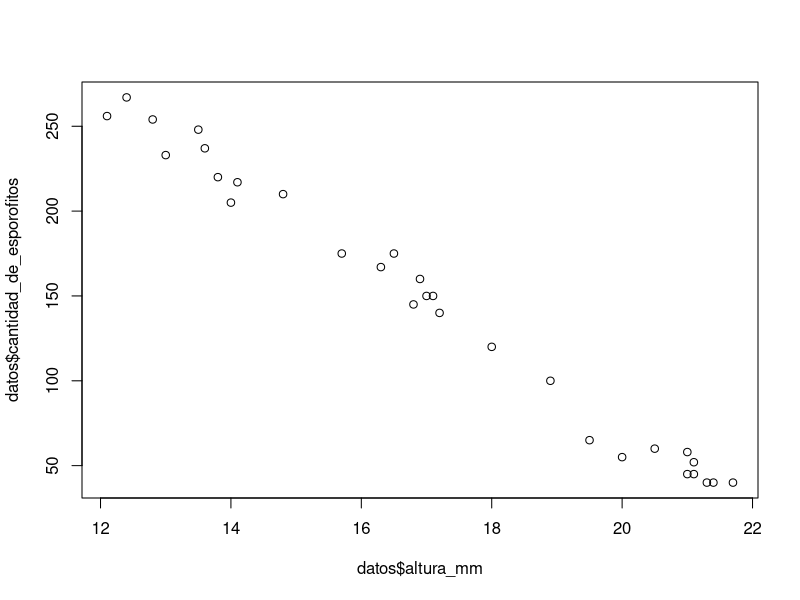
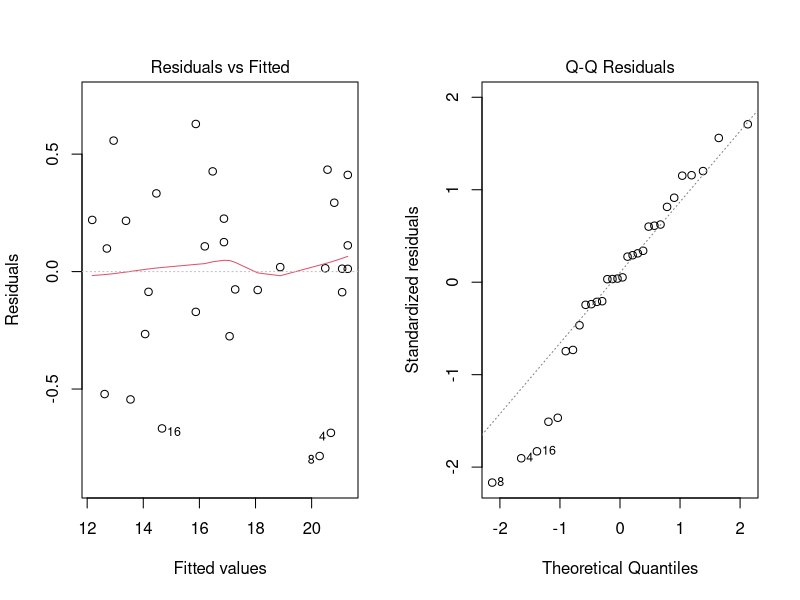

The R script that drew these images, in order:
## ---- chunk 1
# Instalación y carga de paquetes  
# Incluye ggplot2, dplyr, tidyr
if (!require("tidyverse")) install.packages("tidyverse")

# Se utiliza para evaluar el supuesto de homocedasticidad
if (!require("car")) install.packages("car")

# Se utiliza para importar archivos de Excel
if (!require("readxl")) install.packages("readxl")
## ---- chunk 2
# Importar un archivo csv
datos <- read_excel("esporofitos.xlsx")

# Visualizar los primeros registros del data frame
head(datos)
## ---- chunk 3
# Elaboración de un gráfico de dispersión entre altura y cantidad
plot( datos$altura_mm, datos$cantidad_de_esporofitos)
## ---- chunk 4
# Ajuste del modelo
regsimple <- lm(datos$altura_mm ~ datos $cantidad_de_esporofitos)
summary(regsimple)
## ---- chunk 5
# Gráficos de diagnóstico de los supuestos
par(mfrow=c(1,2)) # Crea una matriz de dos gráficos
plot(regsimple, which=1:2)
par(mfrow=c(1,1)) # Devuelve a su estado normal el área de gráficos
## ---- chunk 6
# Realizar la prueba de Shapiro-Wilk en los residuos
shapiro.test(residuals(regsimple))
## ---- chunk 7
# Realizar prueba para el supuesto de homocedasticidad
ncvTest(regsimple)
